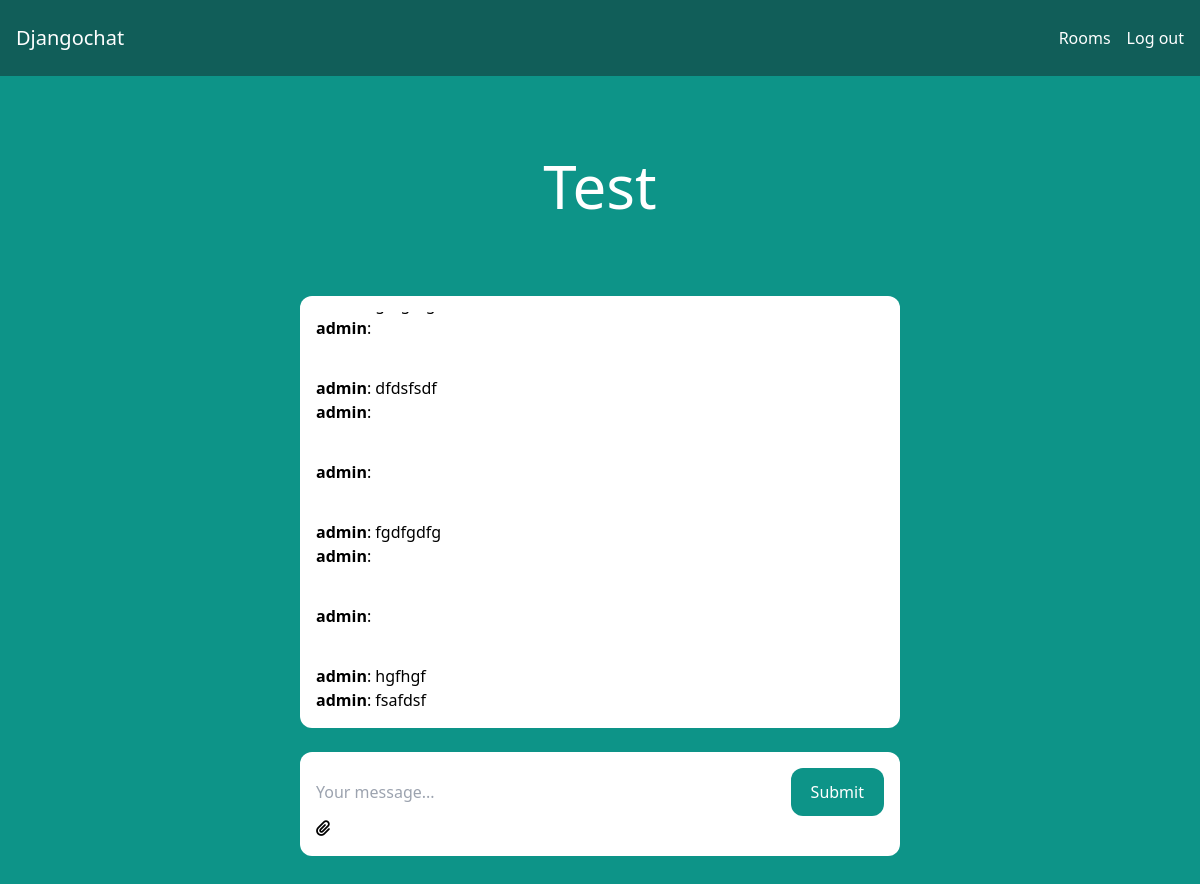
Screenshot of /rooms/test (signed in) with the database file from the repository.
### room/models.py (models this page shows)
class Room(models.Model):
    name = models.CharField(max_length=255)
    slug = models.SlugField(unique=True)

class Messages(models.Model):
    room = models.ForeignKey(Room, related_name='messages', on_delete=models.CASCADE)
    user = models.ForeignKey(User, related_name='user', on_delete=models.CASCADE)
    content = models.TextField()
    type = models.TextField()
    date_added = models.DateTimeField(auto_now_add=True)
    class Meta:
        ordering = ['date_added']

### room/views.py (the view)
# urls.py: path('rooms/', include('room.urls')),
@login_required
def room(request, slug):
    room = Room.objects.get(slug=slug)
    messages = Messages.objects.filter(room=room)[0:25]
    return render(request, 'room/room.html', {'room': room, 'messages': messages})

### room/templates/room/room.html (shortened to what this page needs)
{% extends 'core/base.html' %} {% block title %}{{ room.name }} | {% endblock %}
{% block content %}
<div class="p-10 lg:p-20 text-center">
  <h1 class="text-3xl lg:text-6xl text-white">{{ room.name }}</h1>
</div>
<div class="lg:w-2/4 mx-4 lg:mx-auto p-4 bg-white rounded-xl">
  <div class="chat-messages space-y-3" id="chat-messages">
    {% for m in messages %} {% if m.type == 'chat_photo' %}
    <b>{{ m.user.username }}</b>: <img src="{{ m.content }}" alt="" /><br />
    {% else %}
    <b>{{ m.user.username }}</b>: {{ m.content }}<br />
    {% endif %} {% endfor %}
  </div>
</div>
<div class="lg:w-2/4 mt-6 mx-4 lg:mx-auto p-4 bg-white rounded-xl">
  <form method="post" action="." class="flex">
    <input
      type="text"
      name="content"
      class="flex-1 mr-3"
      placeholder="Your message..."
      id="chat-message-input"
    />
    <button
      class="px-5 py-3 rounded-xl text-white bg-teal-600 hover:bg-teal-700"
      id="chat-message-submit"
    >
      Submit
    </button>
  </form>
  <label for="file" title="Прикрепить файл" aria-label="Прикрепить файл">
    /><i class="fa-solid fa-paperclip"></i>
  </label>
</div>
{% endblock %}

### core/templates/core/base.html (shortened to what this page needs)
<!doctype html>
<html lang="en">
<head>
    <link rel="stylesheet" href="https://cdnjs.cloudflare.com/ajax/libs/font-awesome/6.1.2/css/all.min.css" />
    <script src="https://cdn.tailwindcss.com"></script></head>
<body class="bg-teal-600">
    <nav class="flex items-center justify-between px-4 py-6 bg-teal-800">
        <div>
            <a href="/" class="text-xl text-white">Djangochat</a>
        </div>
        <div class="flex items-center space-x-4">
            {% if request.user.is_authenticated %}
            <a href="/rooms/" class="text-white hover:text-gray-200">Rooms</a>
            <a href="/logout/" class="text-white hover:text-gray-200">Log out</a>
            {% else %}
            <a href="/login/" class="text-white hover:text-gray-200">Log in</a>
            <a href="/signup/" class="px-5 py-3 rounded-xl text-white bg-teal-600 hover:bg-teal-700">Sign Up</a>
            {% endif %}
        </div>
    </nav>
    {% block content %}
    {% endblock content %}
</body>
</html>

### core/templates/core/base.html (style rules this page uses)
.chat-messages { height: 400px; overflow-y: auto; }

### rows the page displays
Room: name "Test"
Messages: user.username "admin"
Messages: user.username "admin", content "dfdsfsdf"
Messages: user.username "admin"
Messages: user.username "admin"
Messages: user.username "admin", content "fgdfgdfg"
Messages: user.username "admin"
Messages: user.username "admin"
Messages: user.username "admin", content "hgfhgf"
Messages: user.username "admin", content "fsafdsf"
